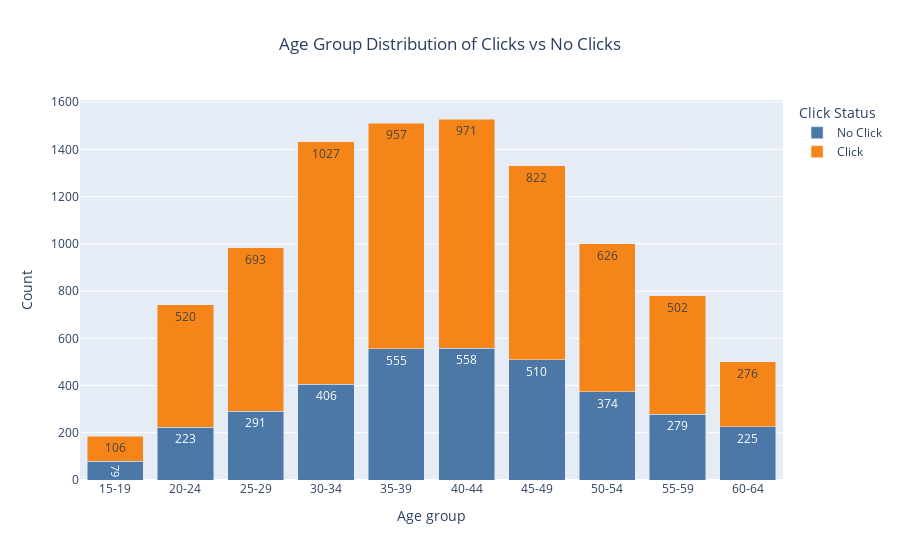

This figure's notebook cell:
### Code cell
age_bins = [15, 20, 25, 30, 35, 40, 45, 50, 55, 60, 65]
age_labels = ['15-19', '20-24', '25-29', '30-34', '35-39', '40-44', '45-49', '50-54', '55-59', '60-64']
df_visualization = df.copy()
df_visualization['age_group'] = pd.cut(df_visualization['age'], bins=age_bins, labels=age_labels, right=False)


click_counts = df_visualization.groupby(['age_group', 'click']).size().reset_index(name='count')

click_counts['click'] = click_counts['click'].map({0: 'No Click', 1: 'Click'})

fig = px.bar(
    click_counts, 
    x='age_group', 
    y='count', 
    color='click', 
    title='Age Group Distribution of Clicks vs No Clicks',
    labels={'age_group': 'Age group', 'count': 'Count', 'click': 'Click Status'},
    text='count',
    color_discrete_sequence=px.colors.qualitative.T10,
    category_orders={'age_group': age_labels}
)

fig.update_layout(
    barmode='stack',
    xaxis_title='Age group',
    yaxis_title='Count',
    legend_title='Click Status',
    title_x=0.5
)

fig.show()

### Figure 1 — Plotly figure (JSON) as saved in the notebook; plotly's stock layout.template omitted (floating-point values rounded to 4 significant figures)
{"data": [{"alignmentgroup": "True", "hovertemplate": "Click Status=No Click<br>Age group=%{x}<br>Count=%{text}<extra></extra>", "legendgroup": "No Click", "marker": {"color": "#4C78A8", "pattern": {"shape": ""}}, "name": "No Click", "offsetgroup": "No Click", "orientation": "v", "showlegend": true, "text": [79, 223, 291, 406, 555, 558, 510, 374, 279, 225], "textposition": "auto", "type": "bar", "x": ["15-19", "20-24", "25-29", "30-34", "35-39", "40-44", "45-49", "50-54", "55-59", "60-64"], "xaxis": "x", "y": [79, 223, 291, 406, 555, 558, 510, 374, 279, 225], "yaxis": "y"}, {"alignmentgroup": "True", "hovertemplate": "Click Status=Click<br>Age group=%{x}<br>Count=%{text}<extra></extra>", "legendgroup": "Click", "marker": {"color": "#F58518", "pattern": {"shape": ""}}, "name": "Click", "offsetgroup": "Click", "orientation": "v", "showlegend": true, "text": [106, 520, 693, 1027, 957, 971, 822, 626, 502, 276], "textposition": "auto", "type": "bar", "x": ["15-19", "20-24", "25-29", "30-34", "35-39", "40-44", "45-49", "50-54", "55-59", "60-64"], "xaxis": "x", "y": [106, 520, 693, 1027, 957, 971, 822, 626, 502, 276], "yaxis": "y"}], "layout": {"barmode": "stack", "legend": {"title": {"text": "Click Status"}, "tracegroupgap": 0}, "title": {"text": "Age Group Distribution of Clicks vs No Clicks", "x": 0.5}, "xaxis": {"anchor": "y", "categoryarray": ["15-19", "20-24", "25-29", "30-34", "35-39", "40-44", "45-49", "50-54", "55-59", "60-64"], "categoryorder": "array", "domain": [0, 1], "title": {"text": "Age group"}}, "yaxis": {"anchor": "x", "domain": [0, 1], "title": {"text": "Count"}}}}
